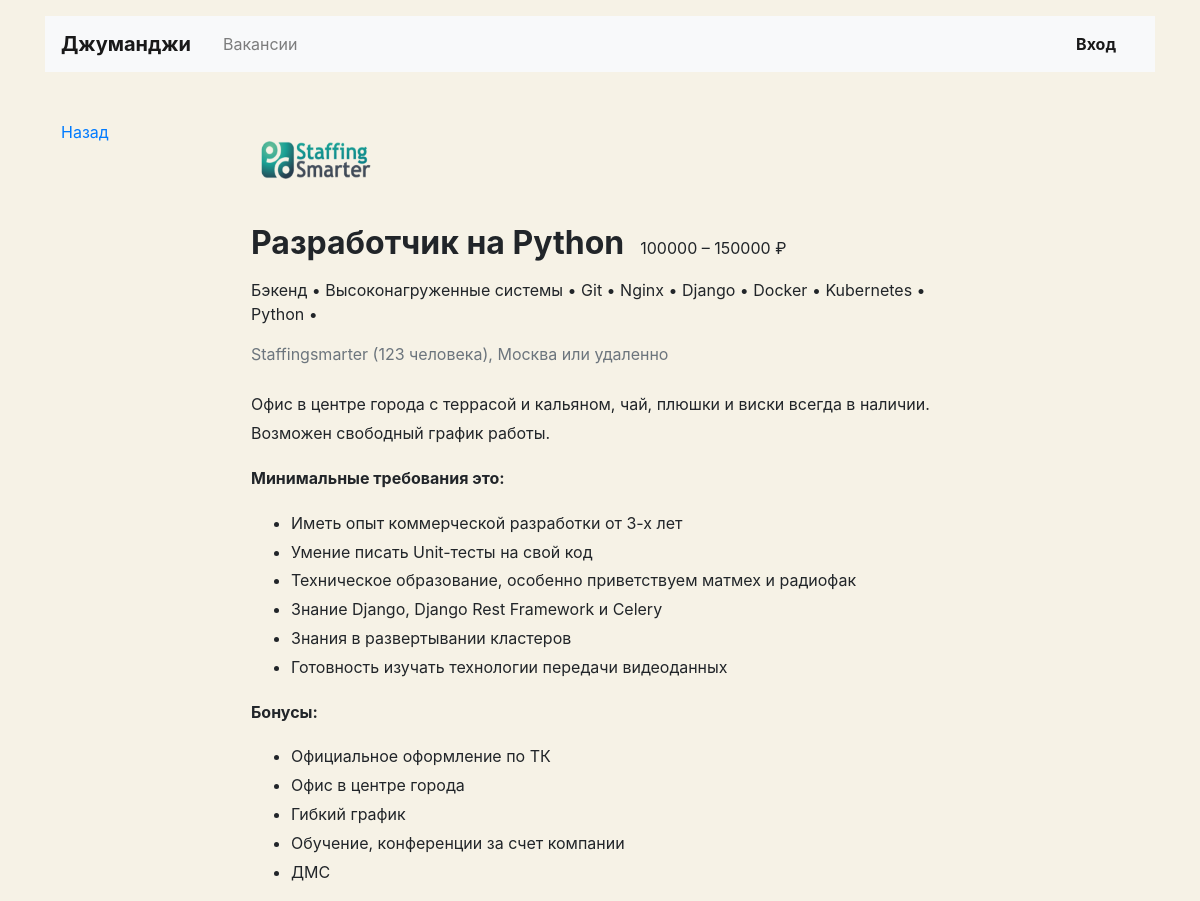
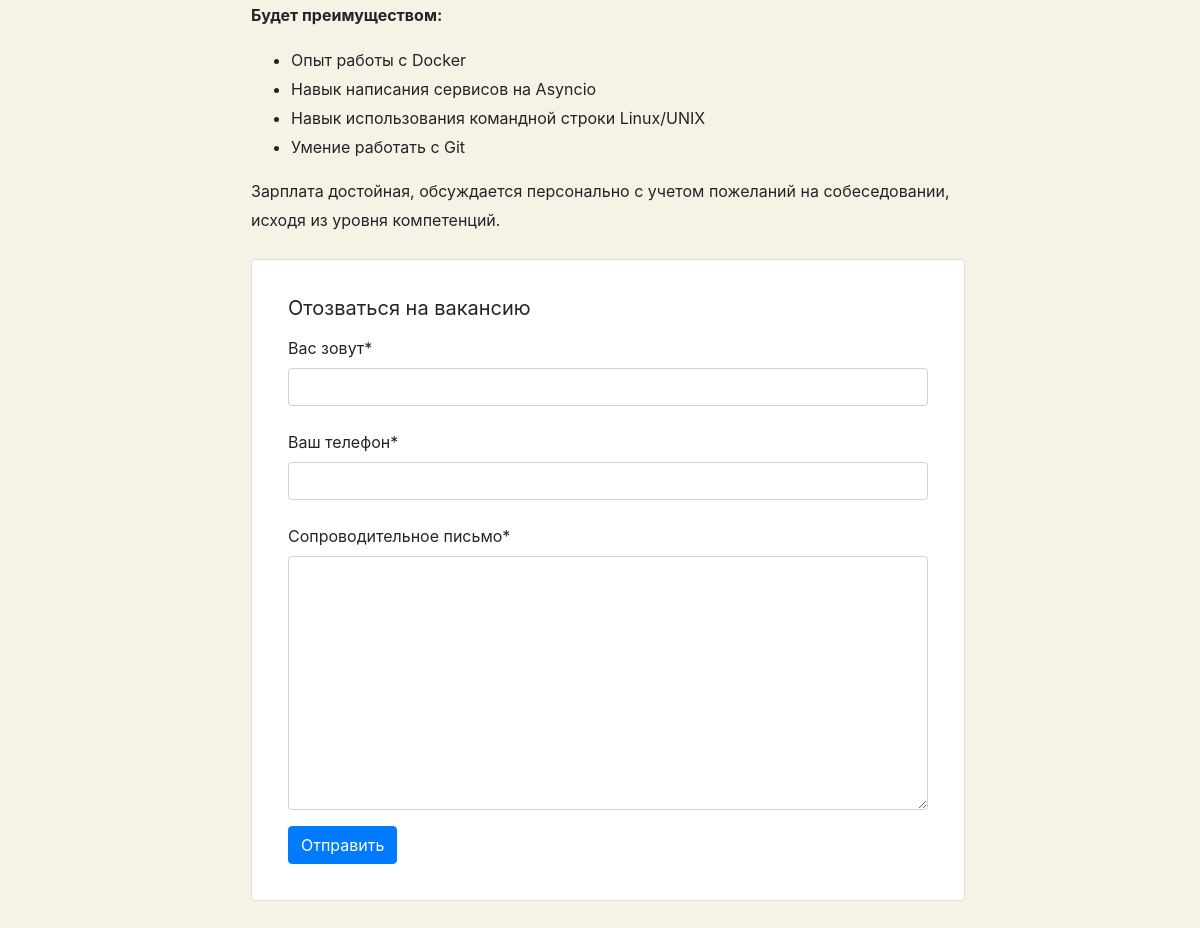
The page /vacancies/1/ on the database its author committed (2 pictures, top to bottom).
### vacancies/models.py (models this page shows, shortened)
class Vacancy(models.Model):
    title = models.CharField(max_length=100)
    specialty = models.ForeignKey(Specialty, on_delete=models.SET_NULL, null=True, related_name='vacancies')
    company = models.ForeignKey(Company, on_delete=models.CASCADE, related_name='vacancies')
    skills = models.ManyToManyField(Skill, related_name='vacancies')
    description = models.TextField()
    salary_min = models.IntegerField(null=True)
    salary_max = models.IntegerField(null=True)
    published_at = models.DateField(default=date.today)

class Company(models.Model):
    name = models.CharField(max_length=100)
    owner = models.ForeignKey(get_user_model(), on_delete=models.CASCADE, related_name="company")  # TODO: OneToOneField
    location = models.CharField(max_length=30)
    logo = models.ImageField(upload_to=MEDIA_COMPANY_IMAGE_DIR, default='company_images/120x40.gif')
    description = models.TextField()
    employee_count = models.IntegerField()

class Specialty(models.Model):
    code = models.CharField(max_length=20)
    title = models.CharField(max_length=20)
    picture = models.ImageField(upload_to=MEDIA_SPECIALTY_IMAGE_DIR)

class Skill(models.Model):
    name = models.CharField(max_length=30)

### vacancies/views.py (the view, shortened to what this page needs)
# urls.py: path('vacancies/<int:pk>/', VacancyView.as_view(), name='vacancy'),
class VacancyView(View):
    def get(self, request, pk):
        vacancy = Vacancy.objects.get(id=pk)
        context = {
            'vacancy': vacancy,
            'form': ApplicationForm,
        }
        return render(request, 'vacancy.html', context)

### vacancies/templatetags/pluralize_ru.py (called while the page is built)
@register.filter()
def pluralize_ru(number: Union[int, str], arg: str = 'дурак, дурака, дураков'):
    nominative_singular, genitive_singular, genitive_plural = arg.split(', ')
    number = abs(int(number))
    if 10 <= number % 100 <= 20:
        return f'{number} {genitive_plural}'
    if number % 10 == 1:
        return f'{number} {nominative_singular}'
    if 2 <= number % 10 <= 4:
        return f'{number} {genitive_singular}'
    return f'{number} {genitive_plural}'

### templates/vacancy.html
{% extends 'base.html' %}
{% load pluralize_ru %}
{% load crispy_forms_tags %}
{% block container %}
  <main class="container mt-3 pb-5">
    <div class="row mt-5">
      <div class="col-12 col-lg-2">
        <div class="pl-3 mb-5">
          <p><a href="{{ request.META.HTTP_REFERER }}">Назад</a></p>
        </div>
      </div>
      <div class="col-12 col-lg-8">
        <section class="pl-3">
          <a href="{% url 'company' vacancy.company.id %}"><img src="{{ vacancy.company.logo.url }}" width="130" height="80" alt=""></a>
          <div class="d-flex align-items-baseline align-content-baseline">
            <h1 class="h2 mt-4 font-weight-bold">{{ vacancy.title }}</h1>
            <p class="m-0 pl-3">{{ vacancy.salary_min }} – {{ vacancy.salary_max }} ₽</p>
          </div>
          <p class="mt-2">
            {{ vacancy.specialty.title }} •
            {% for skill in vacancy.skills.all %}
              {{ skill.name }} •
            {% endfor %}
          </p>
          <p class="text-muted mb-4">{{ vacancy.company.name|title }} ({{ vacancy.company.employee_count|pluralize_ru:"человек, человека, человек" }}), {{ vacancy.company.location }} или удаленно</p>
          <div style="line-height: 1.8;">
            {{ vacancy.description|safe }}
          </div>
          <div class="card mt-4 mb-3">
            <div class="card-body mx-3">
              <p class="h5 mt-3 font-weight-normal">Отозваться на вакансию</p>
              {% crispy form %}
            </div>
          </div>
        </section>
      </div>
    </div>
  </main>
{% endblock %}

### templates/base.html (style rules this page uses)
body { background-color: #F6F2E6; }

### rows shown on the page
Vacancy: company.logo (picture), title "Разработчик на Python", salary_min "100000", salary_max "150000", specialty "Бэкенд", company.name "Staffingsmarter", company.location "Москва", description "Офис в центре города с террасой и кальяном, чай, плюшки и виски всегда в наличии. Возможен свободный график работы. Минимальные требования это: Иметь опыт коммерческой разработки от 3-х лет Умение писать Unit-тесты на свой код Техническое образование, особенно приветствуем матмех и радиофак Знание Django, Django Rest Framework и Celery Знания в развертывании кластеров Готовность изучать технологии передачи видеоданных Бонусы: Официальное оформление по ТК Офис в центре города Гибкий график Обучение, конференции за счет компании ДМС Будет преимуществом: Опыт работы с Docker Навык написания сервисов на Asyncio Навык использования командной строки Linux/UNIX Умение работать с Git Зарплата…"
Skill: name "Высоконагруженные системы"
Skill: name "Git"
Skill: name "Nginx"
Skill: name "Django"
Skill: name "Docker"
Skill: name "Kubernetes"
Skill: name "Python"
